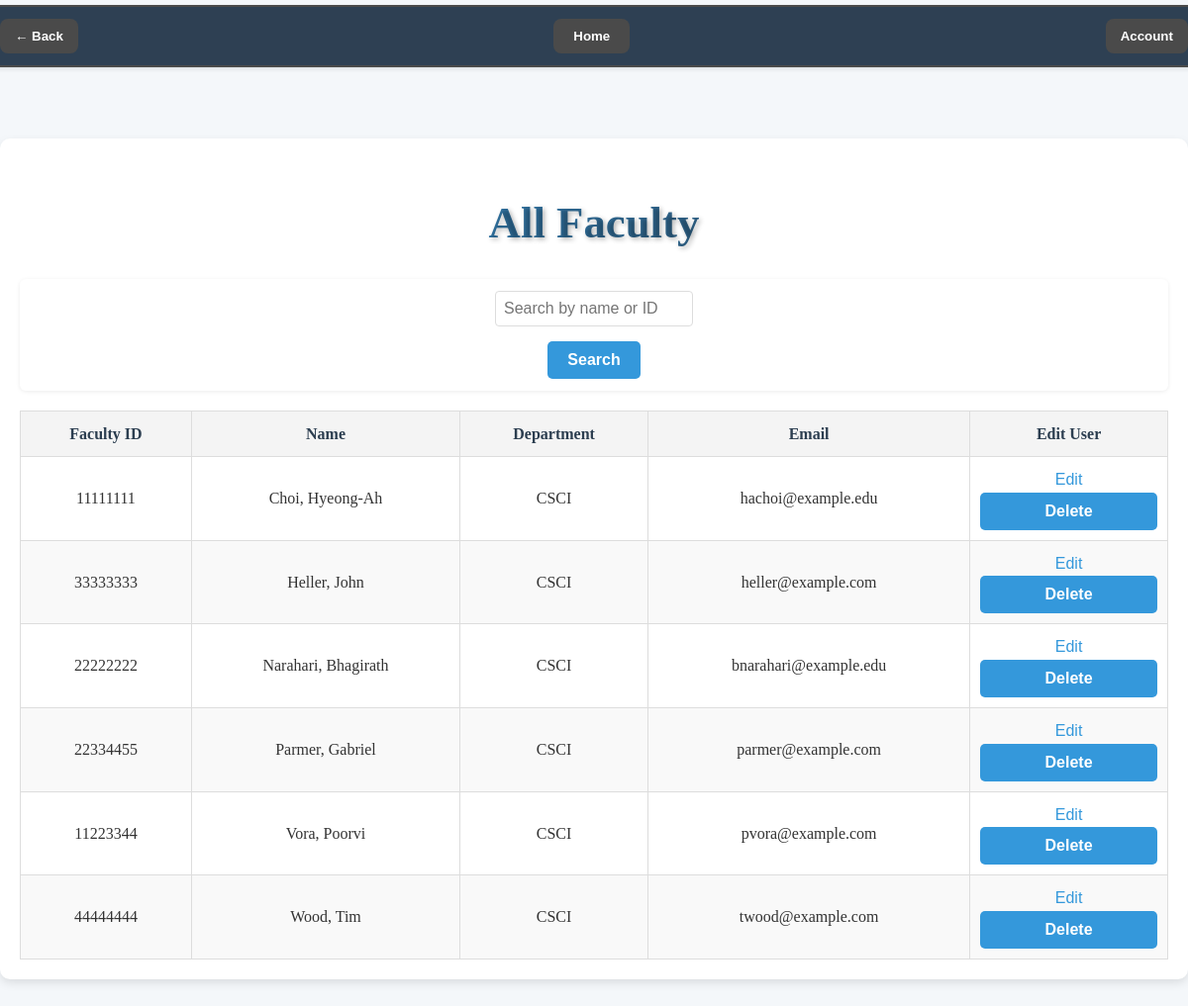
The page /admin/view_faculty (signed in) on the database its author committed.
### tables this page shows
CREATE TABLE faculty (
    uid CHAR(8) PRIMARY KEY,
    d_num INTEGER NOT NULL,
    is_advisor BOOLEAN DEFAULT FALSE,
    is_instructor BOOLEAN DEFAULT FALSE,
    is_reviewer BOOLEAN DEFAULT FALSE,
    is_cac BOOLEAN DEFAULT FALSE,
    FOREIGN KEY (uid) REFERENCES users(uid),
    FOREIGN KEY (d_num) REFERENCES department(d_num)
);

CREATE TABLE users (
    uid CHAR(8) PRIMARY KEY,
    email VARCHAR(100) UNIQUE NOT NULL,
    username VARCHAR(50) UNIQUE NOT NULL,
    password VARCHAR(255) NOT NULL,
    user_type INTEGER NOT NULL CHECK (user_type BETWEEN 1 AND 6),
    first_name VARCHAR(50) NOT NULL,
    last_name VARCHAR(50) NOT NULL,
    address TEXT,
    created_at TIMESTAMP DEFAULT CURRENT_TIMESTAMP,
    updated_at TIMESTAMP DEFAULT CURRENT_TIMESTAMP,
    CHECK (length(uid) = 8 AND uid GLOB '[0-9]*')
    -- 1 = applicant, 2 = gradstudent, 3 = faculty, 4 = admin, 5 = gs, 6 = alumni
);

CREATE TABLE department (
    d_num INTEGER PRIMARY KEY,
    d_name VARCHAR(50) UNIQUE NOT NULL
);

### main.py (the view)
@app.route('/admin/view_faculty')
def admin_view_faculty():
    if 'uid' not in session:
        return redirect(url_for('login'))  # Redirect to login if not logged in
    search_term = request.args.get('search', '').strip()
    conn = get_db_connection()
    if search_term:
        faculty = conn.execute("""
            SELECT
                f.uid,
                u.first_name,
                u.last_name,
                u.email,
                d.d_name AS department
            FROM faculty f
            JOIN users u   ON f.uid = u.uid
            JOIN department d ON f.d_num = d.d_num
            WHERE
                u.first_name LIKE ?
                OR u.last_name  LIKE ?
                OR f.uid        LIKE ?
            ORDER BY u.last_name, u.first_name
        """, (f'%{search_term}%', f'%{search_term}%', f'%{search_term}%')).fetchall()
    else:
        faculty = conn.execute("""
            SELECT
                f.uid,
                u.first_name,
                u.last_name,
                u.email,
                d.d_name AS department
            FROM faculty f
            JOIN users u   ON f.uid = u.uid
            JOIN department d ON f.d_num = d.d_num
            ORDER BY u.last_name, u.first_name
        """).fetchall()
    conn.close()
    return render_template(
        'REGS-admin_view_faculty.html',
        faculty=faculty,
        search_term=search_term
    )

### main.py (called while the page is built)
def get_db_connection(): #basic getting connection fucntion to avoid repetitivness
    conn = sqlite3.connect('phase-2.db')
    conn.row_factory = sqlite3.Row
    return conn

### templates/REGS-admin_view_faculty.html (shortened to what this page needs)
<!DOCTYPE html>
<html lang="en">
<head>
  <link rel="stylesheet" href="/static/css/styles.css">
</head>
<body class="system-admin-page">
  <div class="navbar">
    <div class="homeButton">
      <button onclick="location.href='/home'">Home</button>
    </div>
    <button onclick="window.location.href='{{ request.referrer }}'" class="back-button">← Back</button>
    <div class="dropdown">
      <button onclick="toggleDropdown()">Account</button>
    </div>
  </div>
  <main class="form-container">
    <h1>All Faculty</h1>
    <form method="GET" action="{{ url_for('admin_view_faculty') }}" class="search-form">
      <input type="text" name="search" placeholder="Search by name or ID" value="{{ search_term if search_term }}">
      <button type="submit" class="primary-button">Search</button>
    </form>
    {% if faculty %}
      <table class="styled-table">
        <thead>
          <tr>
            <th>Faculty ID</th>
            <th>Name</th>
            <th>Department</th>
            <th>Email</th>
            <th>Edit User</th>
          </tr>
        </thead>
        <tbody>
          {% for prof in faculty %}
          <tr>
            <td>{{ prof.uid }}</td>
            <td>{{ prof.last_name }}, {{ prof.first_name }}</td>
            <td>{{ prof.department }}</td>
            <td>{{ prof.email }}</td>
            <td><a href="{{ url_for('editUser', uid=prof.uid) }}" class="action-button edit">Edit</a>
                <form action="{{ url_for('deleteUser', uid=prof.uid) }}" method="POST" onsubmit="return confirm('Delete user {{ prof.uid }}?');">
                    <button type="submit" class="action-button delete">Delete</button>
                  </form></td>
          </tr>
          {% endfor %}
        </tbody>
      </table>
    {% else %}
      <p>No faculty found.</p>
    {% endif %}
  </main>
</body>
</html>

### rows shown on the page
faculty: uid "11111111", last_name "Choi", first_name "Hyeong-Ah", department "CSCI", email "hachoi@example.edu"
faculty: uid "33333333", last_name "Heller", first_name "John", department "CSCI", email "heller@example.com"
faculty: uid "22222222", last_name "Narahari", first_name "Bhagirath", department "CSCI", email "bnarahari@example.edu"
faculty: uid "22334455", last_name "Parmer", first_name "Gabriel", department "CSCI", email "parmer@example.com"
faculty: uid "11223344", last_name "Vora", first_name "Poorvi", department "CSCI", email "pvora@example.com"
faculty: uid "44444444", last_name "Wood", first_name "Tim", department "CSCI", email "twood@example.com"
